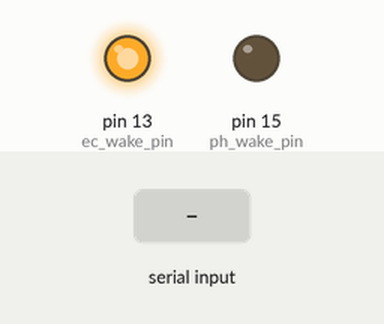
Recording of a sketch running on a simulated Arduino Uno, built with avr-gcc and run on an emulated ATmega328P. On the bench: output pins drawn as LEDs (lit = HIGH). Inputs (shaded band) come from the test bench.

Above: at 3.0 s.
3.1 s: "90,45\n" received over Serial
At 3.7 s:
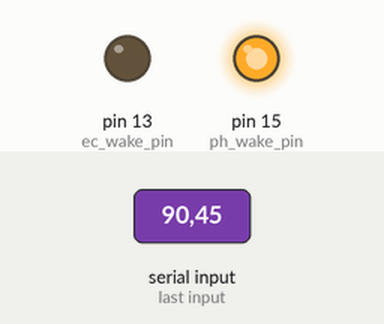
Timing chart, 0 to 6.1 s (numbered marks = the images above; inputs shaded):
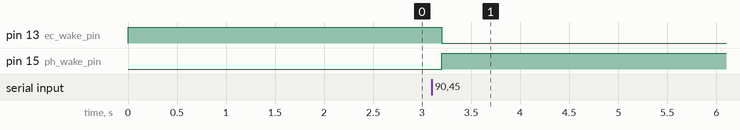

The sketch:

ph_read_kidbright.ino
```cpp
#define EC_WAKE_PIN 13
#define PH_WAKE_PIN 15
#define SENSOR_RISE_TIME 2000

int incoming_msg;
int ec_wake_pin = 13;
int ph_wake_pin = 15;

void setup() {
  // put your setup code here, to run once:
  Serial.begin(9600);
  pinMode(ec_wake_pin, OUTPUT);
  pinMode(ph_wake_pin, OUTPUT);
  digitalWrite(ec_wake_pin, LOW);
  digitalWrite(ph_wake_pin, LOW);
}

String uart_read()
{
  String buf_msg;
  while (Serial.available() > 0) {
    // read the incoming byte:
    incoming_msg = Serial.read();
    buf_msg = buf_msg + char(incoming_msg);
  }
  return buf_msg;
}

float ec_read()
{
  digitalWrite(ec_wake_pin, HIGH);
  digitalWrite(ph_wake_pin, LOW);
  delay(SENSOR_RISE_TIME);
  String ec_msg = uart_read();
  float ec_value = 0.00;
  int num_try = 0;

  while((ec_msg.length() == 0) || (ec_value == 0.00))
  {
    ec_msg = uart_read();
    ec_value = ec_msg.toFloat();
    num_try = num_try + 1;
    delay(100);
  }

//  Serial.println("ec num try=" + String(num_try));
  digitalWrite(ec_wake_pin, LOW);
  digitalWrite(ph_wake_pin, LOW);
  return ec_value;
}

float ph_read()
{
  digitalWrite(ec_wake_pin, LOW);
  digitalWrite(ph_wake_pin, HIGH);
  delay(SENSOR_RISE_TIME);
  String ph_msg = uart_read();
  float ph_value = 0.00;
  int num_try = 0;

  while((ph_msg.length() == 0) || (ph_value == 0.00))
  {
    ph_msg = uart_read();
    ph_value = ph_msg.toFloat();
    num_try = num_try + 1;
    delay(200);
  }

//  Serial.println("ph num try=" + String(num_try));
  digitalWrite(ec_wake_pin, LOW);
  digitalWrite(ph_wake_pin, LOW);
  return ph_value;
}

void loop() {
  float ec = ec_read();
  float ph = ph_read();
  Serial.println("EC: " + String(ec));
  Serial.println("PH: " + String(ph));
  delay(200);
}
```

Measured:
- after the input at 3.1 s, pin 13 (ec_wake_pin): HIGH → LOW after 0.10 s; pin 15 (ph_wake_pin): LOW → HIGH after 0.10 s
